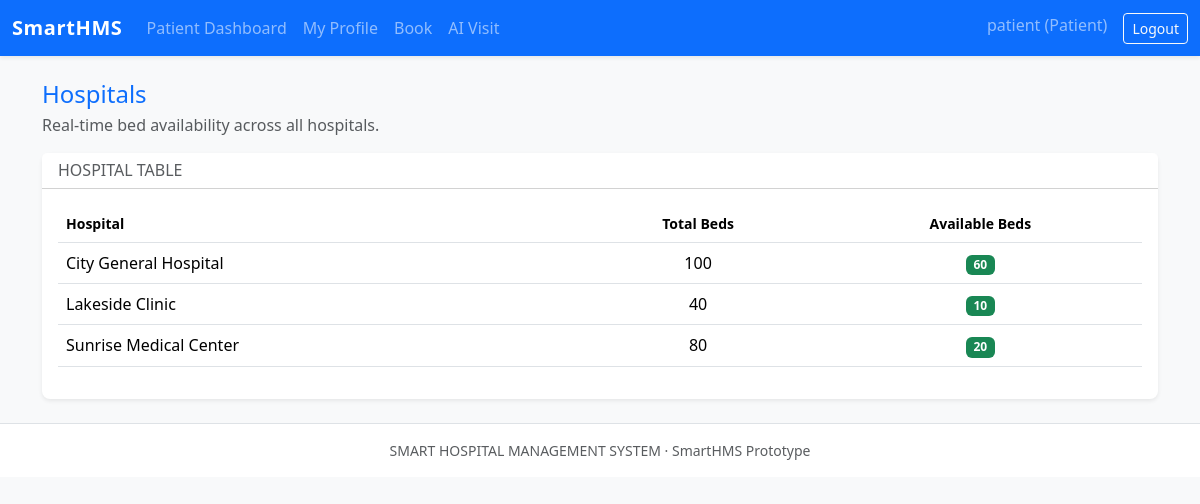
The page /hospitals (signed in) on the database as committed earlier.
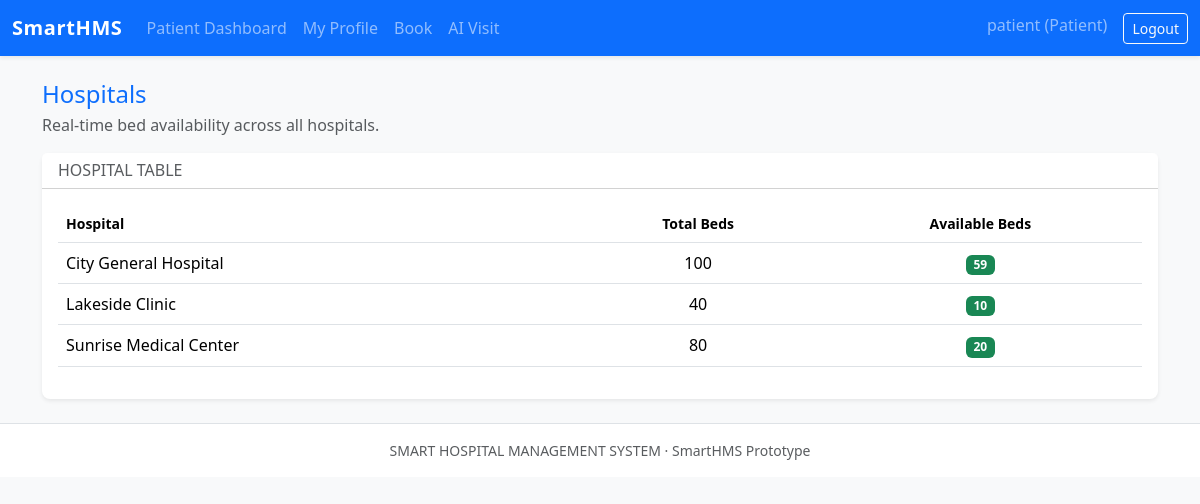
The same page on the database as committed later.
### models.py (models this page shows)
class Hospital(db.Model):
    __tablename__ = "hospitals"
    id = db.Column(db.Integer, primary_key=True)
    name = db.Column(db.String(128), nullable=False, unique=True)
    total_beds = db.Column(db.Integer, nullable=False)
    available_beds = db.Column(db.Integer, nullable=False)
    appointments = db.relationship("Appointment", backref="hospital", lazy=True)

### routes.py (the view, shortened to what this page needs)
@main_bp.route("/hospitals", methods=["GET", "POST"])
@login_required
def hospitals_view():
    hospitals = Hospital.query.order_by(Hospital.name).all()
    return render_template("hospitals.html", hospitals=hospitals)

### models.py (called while the page is built)
@login_manager.user_loader
def load_user(user_id):
    return User.query.get(int(user_id))

### templates/hospitals.html (shortened to what this page needs)
{% extends "base.html" %}
{% block content %}
<div class="row mb-3">
  <div class="col-12 d-flex justify-content-between align-items-center">
    <div>
      <h1 class="h4 mb-1 text-primary">Hospitals</h1>
      <p class="text-muted mb-0">Real-time bed availability across all hospitals.</p>
    </div>
  </div>
</div>
<div class="card shadow-sm border-0">
  <div class="card-header bg-white">
    <h2 class="h6 mb-0 text-muted text-uppercase">Hospital Table</h2>
  </div>
  <div class="card-body">
    {% if hospitals %}
      <div class="table-responsive">
        <table class="table align-middle">
          <thead>
            <tr class="text-muted small">
              <th>Hospital</th>
              <th class="text-center">Total Beds</th>
              <th class="text-center">Available Beds</th>
            </tr>
          </thead>
          <tbody>
            {% for h in hospitals %}
              <tr>
                <td>{{ h.name }}</td>
                <td class="text-center">{{ h.total_beds }}</td>
                <td class="text-center">
                  <span class="badge bg-{% if h.available_beds == 0 %}danger{% elif h.available_beds < (h.total_beds * 0.2) %}warning{% else %}success{% endif %}">
                    {{ h.available_beds }}
                  </span>
                </td>
              </tr>
            {% endfor %}
          </tbody>
        </table>
      </div>
    {% else %}
      <p class="text-muted mb-0">No hospitals configured yet.</p>
    {% endif %}
  </div>
</div>
{% endblock %}

Rows that differ between the two databases and show on the page:
changed Hospital "City General Hospital": available_beds "60" → "59"
